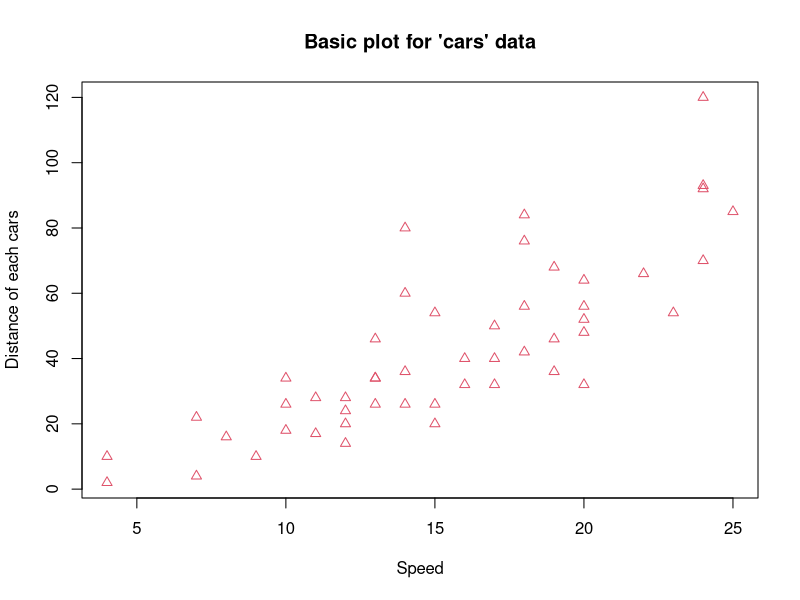
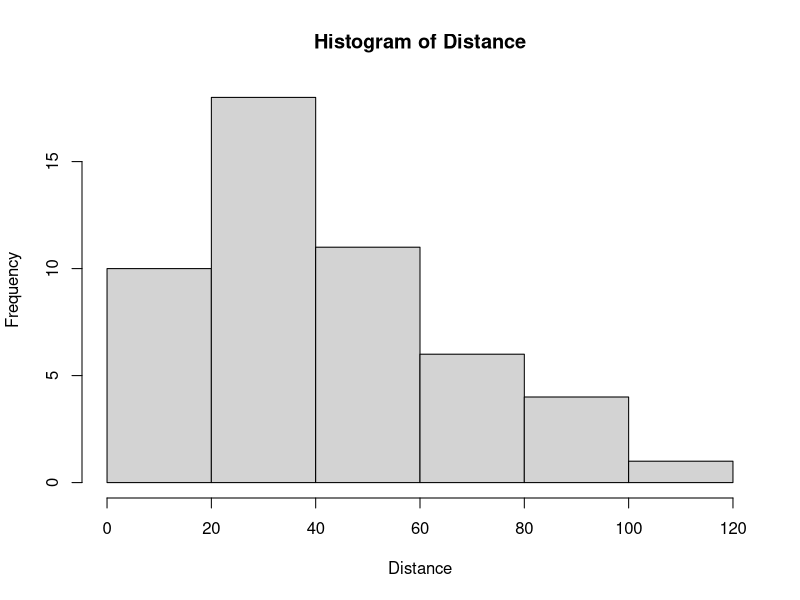

Recreate these plots in R, in order.
## ---- chunk 1
knitr::opts_chunk$set(echo = TRUE)
## ---- chunk 2
cars # Firstly, I used the data set named 'cars', one of the internal datasets in 'R'.

## This data set is composed of two column vectors, 'speed', 'Distance'. 
## Total number of cars is 50, and there are speeds and Distances of cars corresponding to 
## each car by row and column.

plot(x=cars$speed,y=cars$dist,xlab="Speed",ylab="Distance of each cars",pch=2,col=2,
     main="Basic plot for 'cars' data") 

## What I've firstly done is the basic plotting of this dataset via using the basic 
## plotting function named 'plot' with 'X'axis : speed, and 'Y'axis : Distance of each car.

hist(cars$dist,main = "Histogram of Distance",xlab="Distance") 

## Plus, I attached the histogram of each car's distance.
